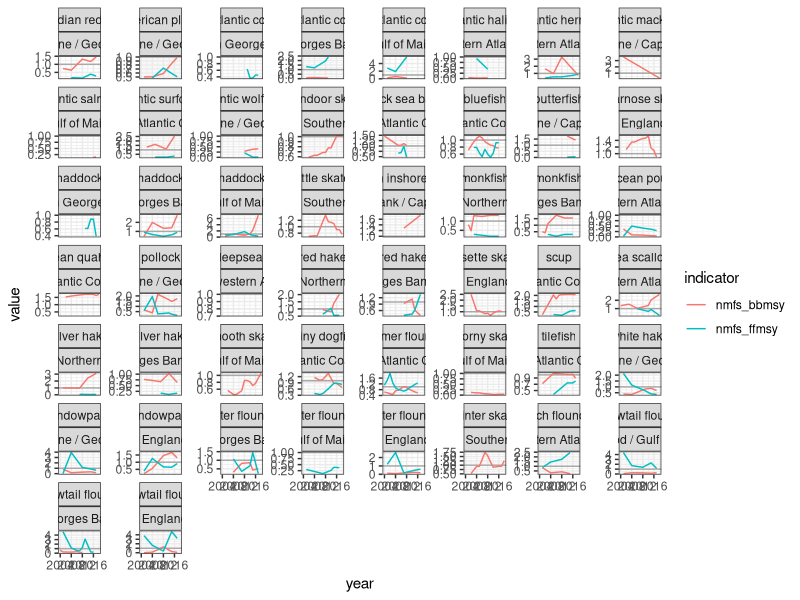
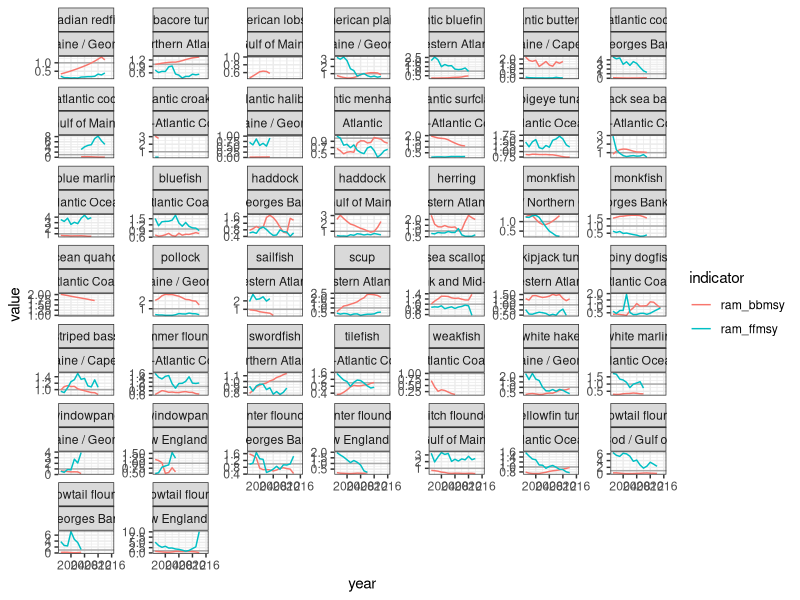
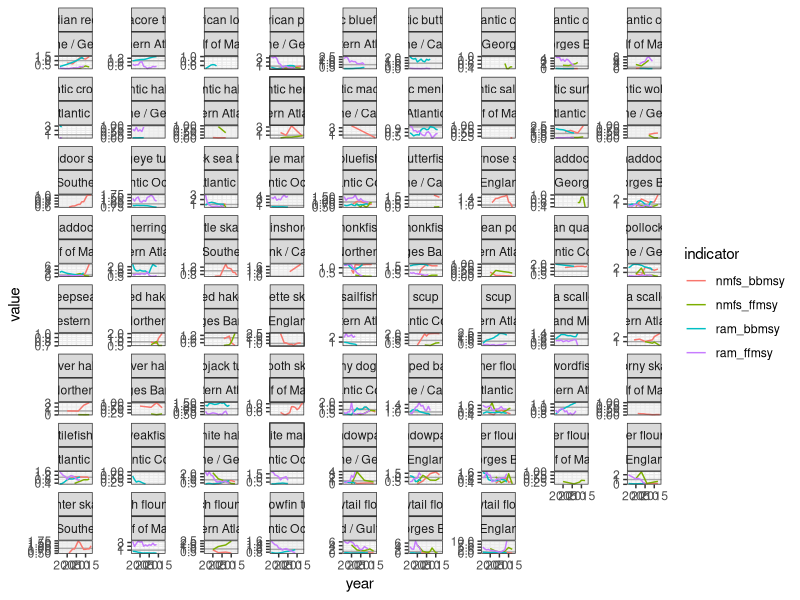
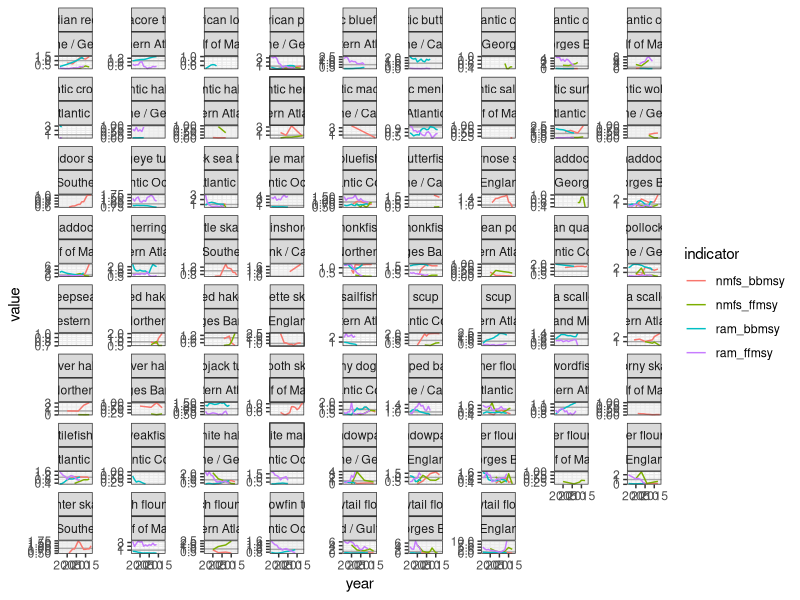

Generate these figures, in order, with R:
## ---- chunk 1
knitr::opts_chunk$set(echo = TRUE)
library(tidyverse)
## ---- chunk 2
nmfs <- read.csv("data/nmfs_stock_assessment_data.csv") %>% select(-X)
ram  <- read.csv("data/fis_ram_stock_assessment_data.csv") %>% select(-X)
## ---- chunk 3
nmfs_clean <- nmfs %>% 
  separate(stock, into = c("species", "location"), sep = " - ") %>%
  spread(key = indicator, value = value) %>%
  rename(nmfs_ffmsy = f_fmsy, nmfs_bbmsy = b_bmsy) %>%
  mutate(species = tolower(species),
         location = str_replace(location, " \\| Asmt & Status", ""),
         location = str_replace(location, " \\| Asmt", "")) %>%
  mutate(species = case_when(
    species == "goosefish" ~ "monkfish",
    TRUE ~ as.character(species)
  ))
## ---- chunk 4
ram_clean <- ram %>%
  rename(location = areaname) %>%
  mutate(species = tolower(commonname),
         location = str_replace(as.character(location), "/Mid Atlantic", "/ Mid-Atlantic"),
    indicator = case_when(
    metric == "B/Bmsy" ~ "b_bmsy",
    metric == "F/Fmsy" ~ "f_fmsy"
  )) %>%
  select(year, species, location, indicator, value) %>%
  spread(indicator, value) %>%
  rename(ram_bbmsy = b_bmsy, 
         ram_ffmsy = f_fmsy) %>%
  filter(year > 2000)

#join

both <- nmfs_clean %>%
  full_join(ram_clean, by = c("species", "year", "location"))
## ---- chunk 5
ggplot(nmfs_clean %>% gather(indicator, value, -species, -location, -year), 
       aes(x = year, y = value, color = indicator)) +
  geom_hline(yintercept = 1, color = "darkgray") +
  geom_line() +
  facet_wrap(~species+location, scales = "free_y") +
  theme_bw()
## ---- chunk 6
ggplot(ram_clean %>% gather(indicator, value, -species, -location, -year), 
       aes(x = year, y = value, color = indicator)) +
  geom_hline(yintercept = 1, color = "darkgray") +
  geom_line() +
  facet_wrap(~species+location, scales = "free_y") +
  theme_bw()
## ---- chunk 7
plot_df <- both %>%
  gather(indicator, value, -species, -location, -year) %>%
  filter(!is.na(value))


ggplot(plot_df, aes(x = year, y = value, color = indicator)) +
  geom_hline(yintercept = 1, color = "darkgray") +
  geom_line() +
  facet_wrap(~species+location, scales = "free_y") +
  theme_bw()
ggsave(file = "figs/ram_nmfs_stock_assessment_comparison.pdf")

